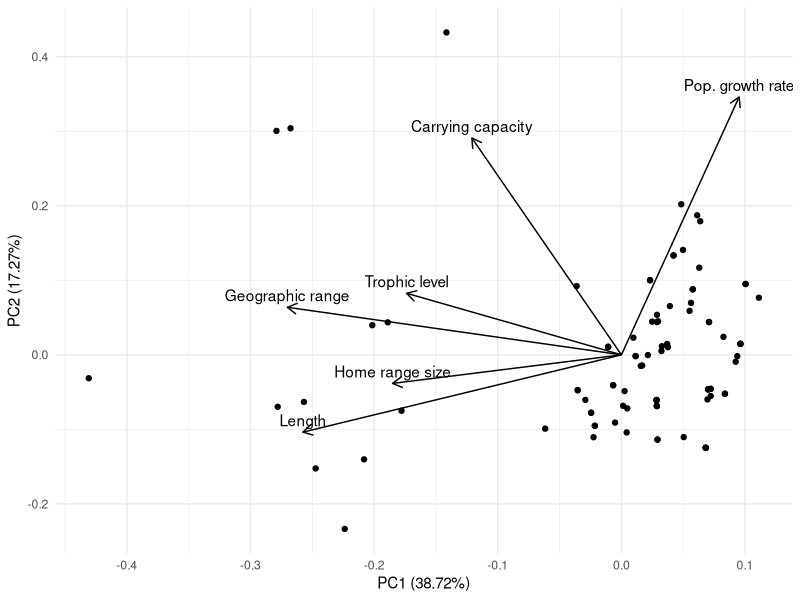
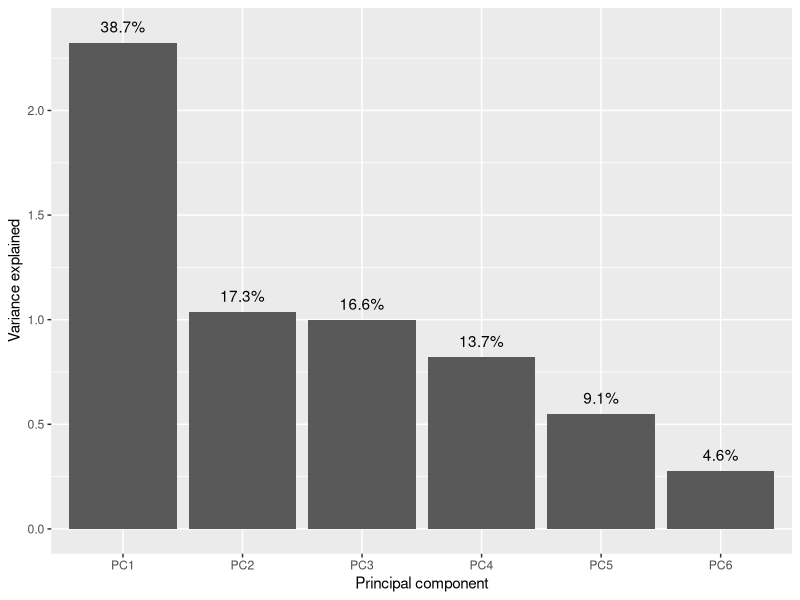

Write R code to recreate these figures, in order.
## ---- chunk 1
knitr::opts_chunk$set(echo = TRUE, warning = FALSE, message = FALSE)

library(tidyverse)
library(here)
library(ggfortify)
## ---- chunk 2
fish_data <- read_csv(here("data", "hr_rf_data_v3.csv")) %>% 
  select(r_fin, kfin, geog_range, length, homerange, diet_troph3) %>% # select quantitative variables
  drop_na()

colnames(fish_data) <- c("Pop. growth rate", "Carrying capacity", "Geographic range", "Length", "Home range size", "Trophic level") # finalize variable names

fish_pca <- fish_data %>% 
  scale() %>% # rescale variables
  prcomp() # run PCA
## ---- chunk 3
autoplot(fish_pca,
         loadings = TRUE,
         loadings.label = TRUE,
         loadings.colour = "black",
         loadings.label.colour = "black",
         loadings.label.vjust = -0.5) +
  theme_minimal()
## ---- chunk 4
sd_vec <- fish_pca$sdev
var_vec <- sd_vec^2

pc_names <- colnames(fish_pca$rotation)
pct_expl_df <- data.frame(v = var_vec,
                          pct_v = var_vec / sum(var_vec),
                          pc = fct_inorder(pc_names)) %>% 
  mutate(pct_lbl = paste0(round(pct_v * 100, 1), "%"))

ggplot(pct_expl_df, aes(x = pc, y = v)) +
  geom_col() +
  geom_text(aes(label = pct_lbl), vjust = 0, nudge_y = 0.05) +
  labs(x = "Principal component", y = "Variance explained")
